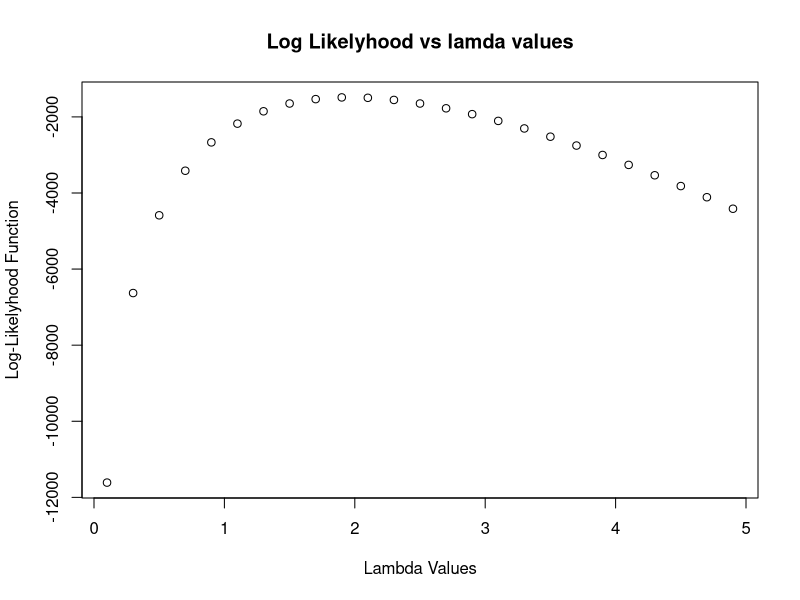
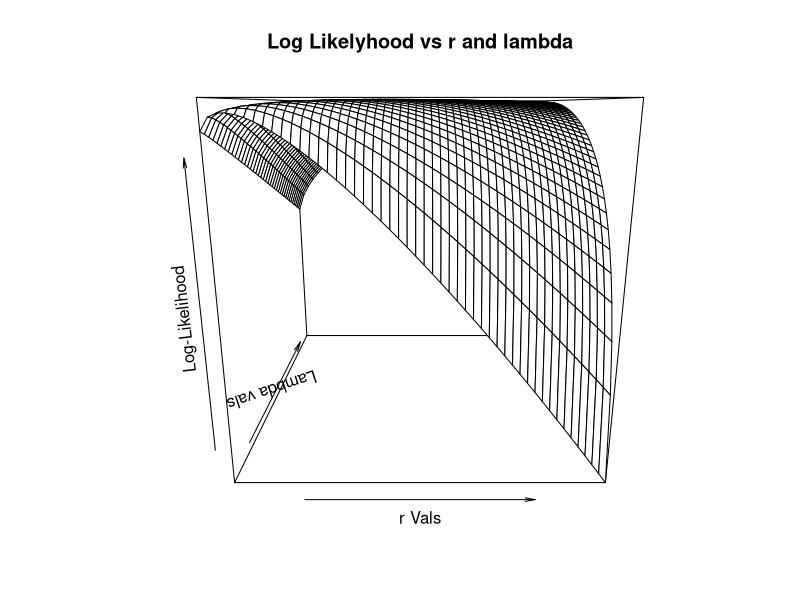

R code for these plots, in order:
rm(list = ls())
set.seed(12345)

n <- 1000
r <- 5
lambda <- 2
data <- round(rgamma(n,shape = r,rate = lambda),2)
print(data)


# Question-1 Part A
maxLikelyhoodFunction.gamma <- function(params) {
  return (-1*n*params[1]*log(params[2]) + n*lgamma(params[1]) + sum(data)*params[2] - (params[1]-1)*sum(log(data)))
}


# Question-1 Part B
#Computing using method of moments
# moment alpha of gamma data is mean square/variance
momentAlpha <- mean(data)^2/var(data)
# moment beta of gamma data is mean/variance
momentBeta <- mean(data)/var(data)
output <- nlm(maxLikelyhoodFunction.gamma,c(momentAlpha,momentBeta),hessian = T)
print(output)

#Computing using random initial value-1
output2 <- nlm(maxLikelyhoodFunction.gamma,c(8,0.8),hessian = T)
print(output2)

#Computing using random initial value-3
output3 <- nlm(maxLikelyhoodFunction.gamma,c(3,3),hessian = T)
print(output3)


# Question-1 Part C
lambdaVals = seq(0.1,5,by = 0.2)
mleOutput <- list()
i = 1
for (lVal in lambdaVals) {
  output = -1*maxLikelyhoodFunction.gamma(c(5,lVal))
  mleOutput[i] <- output
  i <- i +1
}
plot(lambdaVals,mleOutput,xlab = "Lambda Values",ylab = "Log-Likelyhood Function", main = "Log Likelyhood vs lamda values")

# Question-1 Part D
rVals = seq(0.1, 10, by=0.2)
lambdaVals = seq(0.1,4,by = 0.1)
maxLikelyhoodFunction.gammaNew <- function(alpha,beta) {
  tmp <- -1*n*alpha*log(beta) + n*lgamma(alpha) + sum(data)*beta - (alpha-1)*sum(log(data))
  return (tmp)
}
mleOutput2 = -1*outer(rVals,lambdaVals,maxLikelyhoodFunction.gammaNew)
print(mleOutput2)
persp(rVals,lambdaVals,mleOutput2,xlab = "r Vals", ylab = "Lambda vals",zlab = "Log-Likelihood",main = "Log Likelyhood vs r and lambda")